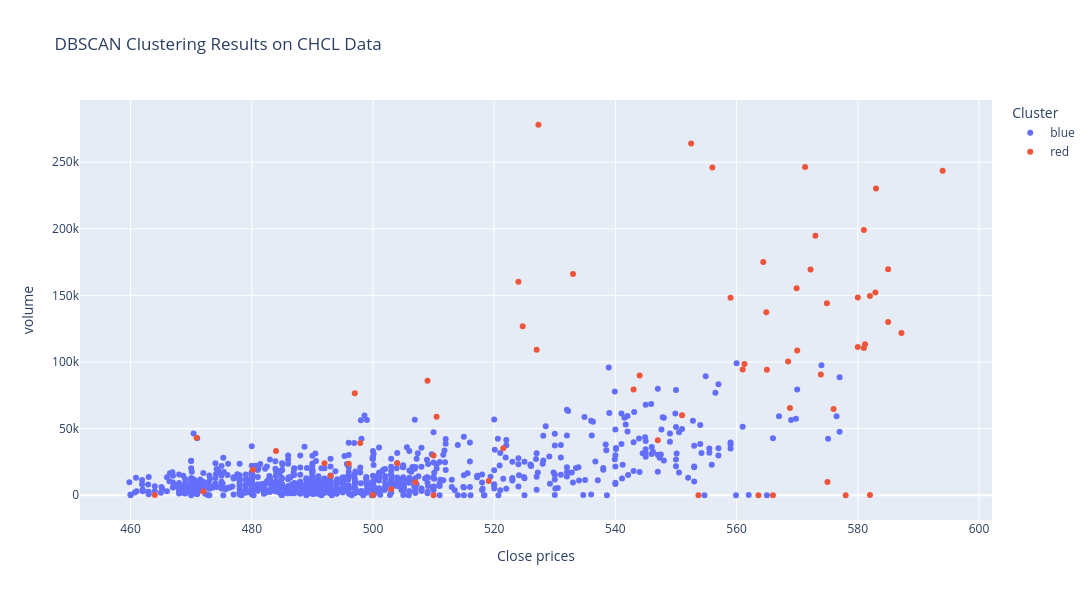

The notebook cell saved with this chart:
### Markdown cell above
## Visualization

### Code cell
import plotly.express as px

fig = px.scatter(
    anomalies_dbscan,
    x="close",
    y="volume",
    color="Color",
    title=f"DBSCAN Clustering Results on {stock_name} Data",
    labels={"Color": "Cluster"},
    hover_data=["returns", "volatility"],  # Add more data to hover
)

# Update layout for better visualization
fig.update_layout(
    xaxis_title="Close prices",
    yaxis_title="volume",
    legend_title="Cluster",
    autosize=False,
    width=1200,
    height=600,
)

# Show the plot
fig.show()

### Figure 1 — Plotly figure (JSON) as saved in the notebook; plotly's stock layout.template omitted (floating-point values rounded to 4 significant figures; data arrays with more than 128 entries replaced by an {"elided": "..."} marker saying what was removed)
{"data": [{"customdata": {"elided": "880x2 float values"}, "hovertemplate": "Cluster=blue<br>close=%{x}<br>volume=%{y}<br>returns=%{customdata[0]}<br>volatility=%{customdata[1]}<extra></extra>", "legendgroup": "blue", "marker": {"color": "#636efa", "symbol": "circle"}, "mode": "markers", "name": "blue", "orientation": "v", "showlegend": true, "type": "scatter", "x": {"elided": "880 float values"}, "xaxis": "x", "y": {"elided": "880 int values"}, "yaxis": "y"}, {"customdata": {"elided": "65x2 float values"}, "hovertemplate": "Cluster=red<br>close=%{x}<br>volume=%{y}<br>returns=%{customdata[0]}<br>volatility=%{customdata[1]}<extra></extra>", "legendgroup": "red", "marker": {"color": "#EF553B", "symbol": "circle"}, "mode": "markers", "name": "red", "orientation": "v", "showlegend": true, "type": "scatter", "x": [497.9, 524.0, 527.0, 509.0, 527.3, 524.7, 533.0, 544.0, 552.5, 564.4, 564.9, 566.0, 556.0, 559.0, 571.3, 581.0, 582.0, 585.0, 580.0, 569.9, 578.0, 583.0, 573.0, 582.9, 582.0, 575.0, 594.0, 587.2, 585.0, 572.2, 568.5, 574.9, 581.0, 563.6, 581.2, 580.0, 568.8, 565.0, 551.0, 553.7, 543.0, 521.5, 547.0, 561.3, 570.0, 573.9, 576.0, 561.0, 472.0, 484.0, 480.2, 493.0, 464.0, 470.9, 519.1, 497.0, 510.0, 510.5, 492.0, 510.0, 500.0, 507.0, 503.0, 504.0, 496.0], "xaxis": "x", "y": [39151, 160334, 109244, 85885, 278092, 126765, 166145, 89809, 264014, 175033, 137285, 10, 245925, 148208, 246326, 199032, 182, 129987, 148441, 155439, 10, 230193, 194713, 152108, 149643, 10000, 243660, 121749, 169664, 169414, 100478, 144036, 110612, 10, 113373, 111306, 65493, 94112, 59979, 10, 79308, 35258, 41316, 98614, 108608, 90564, 64684, 94359, 2800, 33129, 19092, 14696, 250, 43229, 10750, 76603, 60, 58922, 24066, 29922, 160, 9820, 4460, 23984, 23638], "yaxis": "y"}], "layout": {"autosize": false, "height": 600, "legend": {"title": {"text": "Cluster"}, "tracegroupgap": 0}, "title": {"text": "DBSCAN Clustering Results on CHCL Data"}, "width": 1200, "xaxis": {"anchor": "y", "domain": [0, 1], "title": {"text": "Close prices"}}, "yaxis": {"anchor": "x", "domain": [0, 1], "title": {"text": "volume"}}}}
